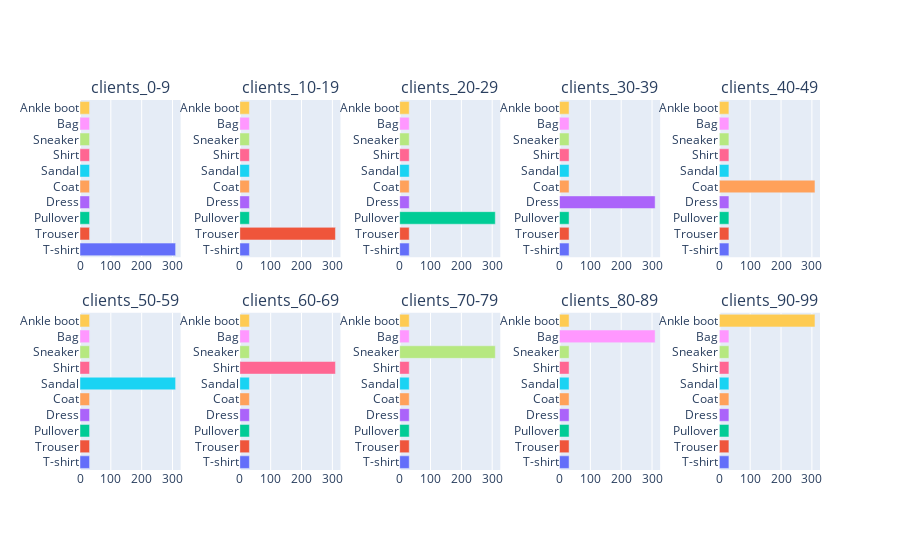

Notebook code cell kept with this figure:
### Markdown cell above
# 2. FMNIST Dataset
## a) Class Ratio 10:1

### Code cell
dataset_name = "fmnist"
class_labels = ['T-shirt', 'Trouser', 'Pullover', 'Dress', 'Coat', 'Sandal', 'Shirt', 'Sneaker', 'Bag', 'Ankle boot']
hspace = 0.08
class_ratio = 10
mnist_fig_cr10 = get_fig(dataset_name, class_labels, class_ratio, hspace)
mnist_fig_cr10.show()

### Figure 1 — Plotly figure (JSON) as saved in the notebook; plotly's stock layout.template omitted (floating-point values rounded to 4 significant figures)
{"data": [{"cliponaxis": false, "marker": {"color": ["#636EFA", "#EF553B", "#00CC96", "#AB63FA", "#FFA15A", "#19D3F3", "#FF6692", "#B6E880", "#FF97FF", "#FECB52"]}, "orientation": "h", "type": "bar", "x": [310, 31, 31, 31, 31, 31, 31, 31, 31, 31], "xaxis": "x", "y": ["T-shirt", "Trouser", "Pullover", "Dress", "Coat", "Sandal", "Shirt", "Sneaker", "Bag", "Ankle boot"], "yaxis": "y"}, {"cliponaxis": false, "marker": {"color": ["#636EFA", "#EF553B", "#00CC96", "#AB63FA", "#FFA15A", "#19D3F3", "#FF6692", "#B6E880", "#FF97FF", "#FECB52"]}, "orientation": "h", "type": "bar", "x": [31, 310, 31, 31, 31, 31, 31, 31, 31, 31], "xaxis": "x2", "y": ["T-shirt", "Trouser", "Pullover", "Dress", "Coat", "Sandal", "Shirt", "Sneaker", "Bag", "Ankle boot"], "yaxis": "y2"}, {"cliponaxis": false, "marker": {"color": ["#636EFA", "#EF553B", "#00CC96", "#AB63FA", "#FFA15A", "#19D3F3", "#FF6692", "#B6E880", "#FF97FF", "#FECB52"]}, "orientation": "h", "type": "bar", "x": [31, 31, 310, 31, 31, 31, 31, 31, 31, 31], "xaxis": "x3", "y": ["T-shirt", "Trouser", "Pullover", "Dress", "Coat", "Sandal", "Shirt", "Sneaker", "Bag", "Ankle boot"], "yaxis": "y3"}, {"cliponaxis": false, "marker": {"color": ["#636EFA", "#EF553B", "#00CC96", "#AB63FA", "#FFA15A", "#19D3F3", "#FF6692", "#B6E880", "#FF97FF", "#FECB52"]}, "orientation": "h", "type": "bar", "x": [31, 31, 31, 310, 31, 31, 31, 31, 31, 31], "xaxis": "x4", "y": ["T-shirt", "Trouser", "Pullover", "Dress", "Coat", "Sandal", "Shirt", "Sneaker", "Bag", "Ankle boot"], "yaxis": "y4"}, {"cliponaxis": false, "marker": {"color": ["#636EFA", "#EF553B", "#00CC96", "#AB63FA", "#FFA15A", "#19D3F3", "#FF6692", "#B6E880", "#FF97FF", "#FECB52"]}, "orientation": "h", "type": "bar", "x": [31, 31, 31, 31, 310, 31, 31, 31, 31, 31], "xaxis": "x5", "y": ["T-shirt", "Trouser", "Pullover", "Dress", "Coat", "Sandal", "Shirt", "Sneaker", "Bag", "Ankle boot"], "yaxis": "y5"}, {"cliponaxis": false, "marker": {"color": ["#636EFA", "#EF553B", "#00CC96", "#AB63FA", "#FFA15A", "#19D3F3", "#FF6692", "#B6E880", "#FF97FF", "#FECB52"]}, "orientation": "h", "type": "bar", "x": [31, 31, 31, 31, 31, 310, 31, 31, 31, 31], "xaxis": "x6", "y": ["T-shirt", "Trouser", "Pullover", "Dress", "Coat", "Sandal", "Shirt", "Sneaker", "Bag", "Ankle boot"], "yaxis": "y6"}, {"cliponaxis": false, "marker": {"color": ["#636EFA", "#EF553B", "#00CC96", "#AB63FA", "#FFA15A", "#19D3F3", "#FF6692", "#B6E880", "#FF97FF", "#FECB52"]}, "orientation": "h", "type": "bar", "x": [31, 31, 31, 31, 31, 31, 310, 31, 31, 31], "xaxis": "x7", "y": ["T-shirt", "Trouser", "Pullover", "Dress", "Coat", "Sandal", "Shirt", "Sneaker", "Bag", "Ankle boot"], "yaxis": "y7"}, {"cliponaxis": false, "marker": {"color": ["#636EFA", "#EF553B", "#00CC96", "#AB63FA", "#FFA15A", "#19D3F3", "#FF6692", "#B6E880", "#FF97FF", "#FECB52"]}, "orientation": "h", "type": "bar", "x": [31, 31, 31, 31, 31, 31, 31, 310, 31, 31], "xaxis": "x8", "y": ["T-shirt", "Trouser", "Pullover", "Dress", "Coat", "Sandal", "Shirt", "Sneaker", "Bag", "Ankle boot"], "yaxis": "y8"}, {"cliponaxis": false, "marker": {"color": ["#636EFA", "#EF553B", "#00CC96", "#AB63FA", "#FFA15A", "#19D3F3", "#FF6692", "#B6E880", "#FF97FF", "#FECB52"]}, "orientation": "h", "type": "bar", "x": [31, 31, 31, 31, 31, 31, 31, 31, 310, 31], "xaxis": "x9", "y": ["T-shirt", "Trouser", "Pullover", "Dress", "Coat", "Sandal", "Shirt", "Sneaker", "Bag", "Ankle boot"], "yaxis": "y9"}, {"cliponaxis": false, "marker": {"color": ["#636EFA", "#EF553B", "#00CC96", "#AB63FA", "#FFA15A", "#19D3F3", "#FF6692", "#B6E880", "#FF97FF", "#FECB52"]}, "orientation": "h", "type": "bar", "x": [31, 31, 31, 31, 31, 31, 31, 31, 31, 310], "xaxis": "x10", "y": ["T-shirt", "Trouser", "Pullover", "Dress", "Coat", "Sandal", "Shirt", "Sneaker", "Bag", "Ankle boot"], "yaxis": "y10"}], "layout": {"annotations": [{"font": {"size": 16}, "showarrow": false, "text": "clients_0-9", "x": 0.068, "xanchor": "center", "xref": "paper", "y": 1, "yanchor": "bottom", "yref": "paper"}, {"font": {"size": 16}, "showarrow": false, "text": "clients_10-19", "x": 0.284, "xanchor": "center", "xref": "paper", "y": 1, "yanchor": "bottom", "yref": "paper"}, {"font": {"size": 16}, "showarrow": false, "text": "clients_20-29", "x": 0.5, "xanchor": "center", "xref": "paper", "y": 1, "yanchor": "bottom", "yref": "paper"}, {"font": {"size": 16}, "showarrow": false, "text": "clients_30-39", "x": 0.716, "xanchor": "center", "xref": "paper", "y": 1, "yanchor": "bottom", "yref": "paper"}, {"font": {"size": 16}, "showarrow": false, "text": "clients_40-49", "x": 0.932, "xanchor": "center", "xref": "paper", "y": 1, "yanchor": "bottom", "yref": "paper"}, {"font": {"size": 16}, "showarrow": false, "text": "clients_50-59", "x": 0.068, "xanchor": "center", "xref": "paper", "y": 0.425, "yanchor": "bottom", "yref": "paper"}, {"font": {"size": 16}, "showarrow": false, "text": "clients_60-69", "x": 0.284, "xanchor": "center", "xref": "paper", "y": 0.425, "yanchor": "bottom", "yref": "paper"}, {"font": {"size": 16}, "showarrow": false, "text": "clients_70-79", "x": 0.5, "xanchor": "center", "xref": "paper", "y": 0.425, "yanchor": "bottom", "yref": "paper"}, {"font": {"size": 16}, "showarrow": false, "text": "clients_80-89", "x": 0.716, "xanchor": "center", "xref": "paper", "y": 0.425, "yanchor": "bottom", "yref": "paper"}, {"font": {"size": 16}, "showarrow": false, "text": "clients_90-99", "x": 0.932, "xanchor": "center", "xref": "paper", "y": 0.425, "yanchor": "bottom", "yref": "paper"}], "height": 550, "showlegend": false, "xaxis": {"anchor": "y", "domain": [0, 0.136]}, "xaxis10": {"anchor": "y10", "domain": [0.864, 1.0]}, "xaxis2": {"anchor": "y2", "domain": [0.216, 0.352]}, "xaxis3": {"anchor": "y3", "domain": [0.432, 0.568]}, "xaxis4": {"anchor": "y4", "domain": [0.648, 0.784]}, "xaxis5": {"anchor": "y5", "domain": [0.864, 1.0]}, "xaxis6": {"anchor": "y6", "domain": [0, 0.136]}, "xaxis7": {"anchor": "y7", "domain": [0.216, 0.352]}, "xaxis8": {"anchor": "y8", "domain": [0.432, 0.568]}, "xaxis9": {"anchor": "y9", "domain": [0.648, 0.784]}, "yaxis": {"anchor": "x", "domain": [0.575, 1]}, "yaxis10": {"anchor": "x10", "domain": [0, 0.425]}, "yaxis2": {"anchor": "x2", "domain": [0.575, 1]}, "yaxis3": {"anchor": "x3", "domain": [0.575, 1]}, "yaxis4": {"anchor": "x4", "domain": [0.575, 1]}, "yaxis5": {"anchor": "x5", "domain": [0.575, 1]}, "yaxis6": {"anchor": "x6", "domain": [0, 0.425]}, "yaxis7": {"anchor": "x7", "domain": [0, 0.425]}, "yaxis8": {"anchor": "x8", "domain": [0, 0.425]}, "yaxis9": {"anchor": "x9", "domain": [0, 0.425]}}}
